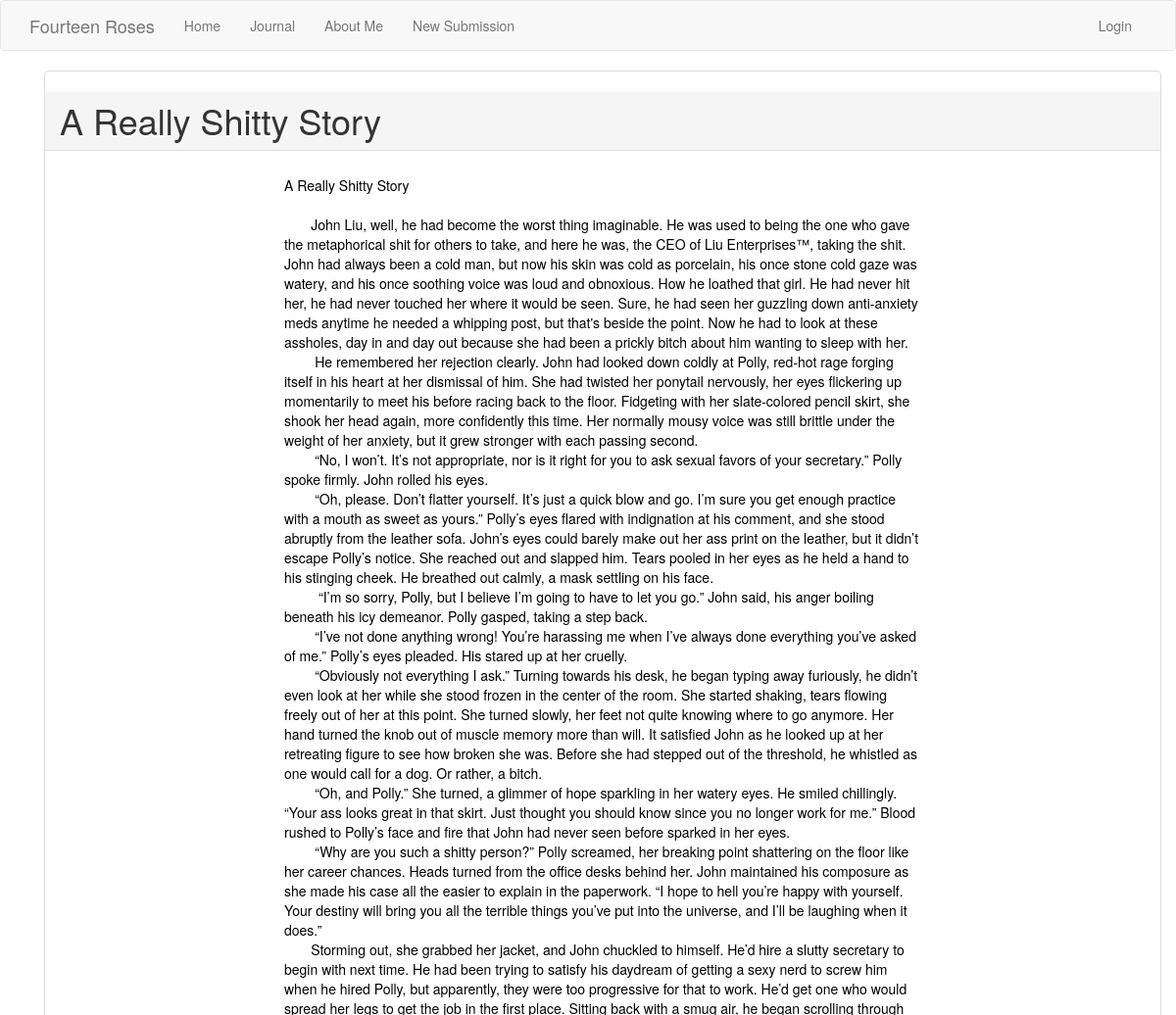
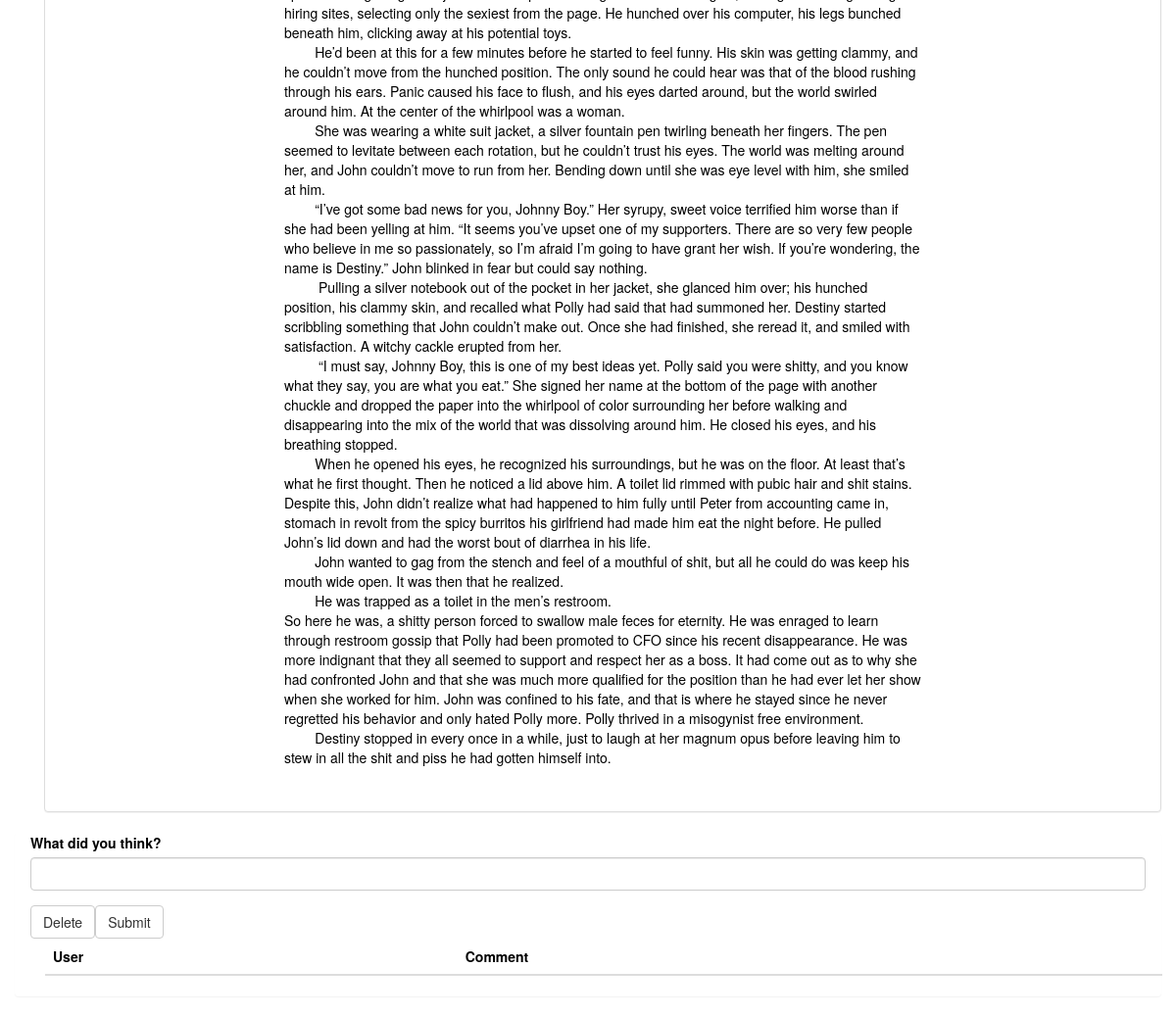
Screenshot of /story/A Really Shitty Story with the database file from the repository (2 pictures, top to bottom).
### app/models.py (models this page shows, shortened)
class StoryPost(db.Model):
    __tablename__ = 'storypost'
    id = db.Column(db.Integer, primary_key=True)
    title = db.Column(db.String(50))
    body = db.Column(db.String())
    timestamp = db.Column(db.DateTime, index=True, default=datetime.utcnow)
    user_id = db.Column(db.Integer, db.ForeignKey('user.id'))
    author = db.relationship('User', back_populates='story_posts',)
    comments = db.relationship('Post', back_populates='story',)

### app/routes.py (the view, shortened to what this page needs)
@app.route('/story/<title>', methods=['GET', 'Post'])
def story(title):
    form = CommentForm()
    current_story = StoryPost.query.filter_by(title=title).first_or_404()
    comments = reversed(current_story.comments)
    if current_user == User.query.filter_by(username='Katie Brethorst').first():
        current_user.is_admin = True
    else:
        current_user.is_admin = False
    if request.method == 'POST':
        if request.form['delete']:
            db.session.delete(current_story)
            db.session.commit()
            flash(f"{current_story.title} has been deleted.")
            return redirect(url_for('index'))
    return render_template('story.html', title=title, current_story=current_story, form=form, comments=comments,
                           current_user=current_user)

### app/forms.py
class CommentForm(FlaskForm):
    body = StringField('What did you think?', validators=[DataRequired()])
    delete = SubmitField('Delete')
    submit = SubmitField('Submit')

### app/templates/story.html (shortened to what this page needs)
{% extends "base.html" %}
{% block app_content %}
<div class=container>
    <div class="panel panel-default">
        <h1 class="panel-heading">{{ current_story.title }}</h1
        <div>
            <div class="panel-body" align="center">
                <p class="a" align="left">{{ current_story.body }}</p>
            </div>
        </div>
    </div>
</div>
<div class="container panel">
            {% include 'post/_newcomment.html' %}
            {% include 'post/_comments.html' %}
</div>
        {% endblock %}

### app/templates/story.html (style rules this page uses)
p.a { white-space:pre-wrap; }
p.a { max-width: 650px; }
body { color: black; }

### rows the page displays
StoryPost: title "A Really Shitty Story", body "A Really Shitty Story John Liu, well, he had become the worst thing imaginable. He was used to being the one who gave the metaphorical shit for others to take, and here he was, the CEO of Liu Enterprises™, taking the shit. John had always been a cold man, but now his skin was cold as porcelain, his once stone cold gaze was watery, and his once soothing voice was loud and obnoxious. How he loathed that girl. He had never hit her, he had never touched her where it would be seen. Sure, he had seen her guzzling down anti-anxiety meds anytime he needed a whipping post, but that's beside the point. Now he had to look at these assholes, day in and day out because she had been a prickly bitch about…"
